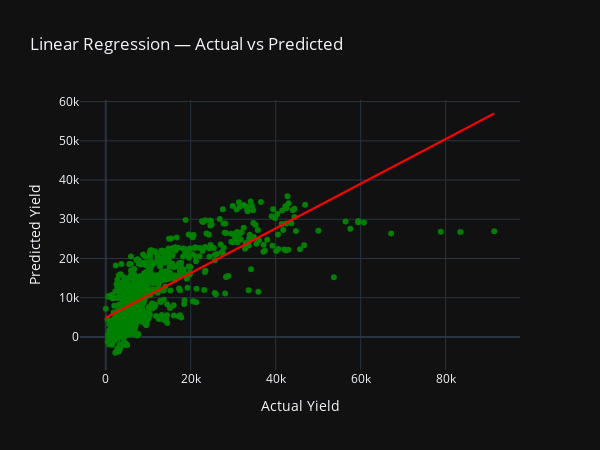
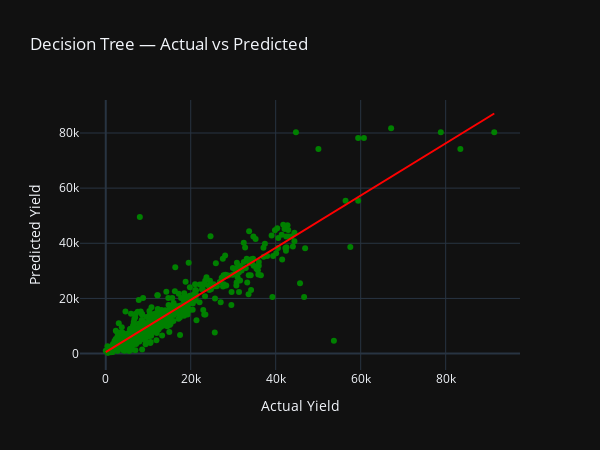
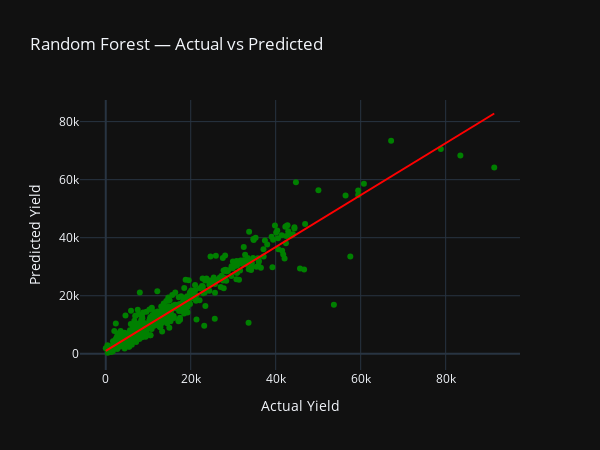
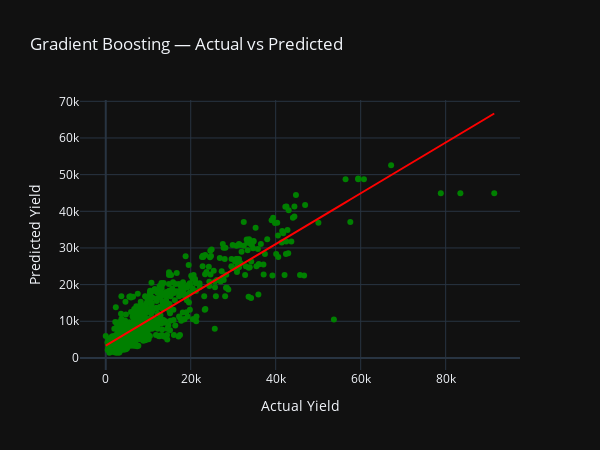

The notebook cell these images were saved under, in order:
### Markdown cell above
# Training and Evaluation

### Code cell
results = []
for name, model in models:
    print(f"\n>>> Training & evaluating: {name}")
    model.fit(x_train, y_train)
    y_pred = model.predict(x_test)
    
    mse = mean_squared_error(y_test, y_pred)
    r2  = r2_score(y_test, y_pred)
    print(f"  MSE = {mse:.2f},  R² = {r2:.3f}")
    results.append((name, mse, r2))
    
    # Build a tiny DataFrame for plotting
    plot_df = pd.DataFrame({
        "Actual":    y_test,
        "Predicted": y_pred
    })

    # Scatter + OLS trendline
    fig = px.scatter(
        plot_df,
        x="Actual",
        y="Predicted",
        title=f"{name} — Actual vs Predicted",
        labels={"Actual":"Actual Yield","Predicted":"Predicted Yield"},
        trendline="ols",
        trendline_color_override='red',
        template="plotly_dark",
        color_discrete_sequence=["green"]
    )
    fig.update_layout(width=600, height=450)
    fig.show()

### Figure 1 — Plotly figure (JSON) as saved in the notebook; plotly's stock layout.template omitted (floating-point values rounded to 4 significant figures; data arrays with more than 128 entries replaced by an {"elided": "..."} marker saying what was removed)
{"data": [{"hovertemplate": "Actual Yield=%{x}<br>Predicted Yield=%{y}<extra></extra>", "legendgroup": "", "marker": {"color": "green", "symbol": "circle"}, "mode": "markers", "name": "", "orientation": "v", "showlegend": false, "type": "scatter", "x": {"elided": "863 float values"}, "xaxis": "x", "y": {"elided": "863 float values"}, "yaxis": "y"}, {"hovertemplate": "<b>OLS trendline</b><br>Predicted = 0.569406 * Actual + 4897.95<br>R<sup>2</sup>=0.575708<br><br>Actual Yield=%{x}<br>Predicted Yield=%{y} <b>(trend)</b><extra></extra>", "legendgroup": "", "line": {"color": "red"}, "marker": {"color": "green", "symbol": "circle"}, "mode": "lines", "name": "", "showlegend": false, "type": "scatter", "x": {"elided": "863 float values"}, "xaxis": "x", "y": {"elided": "863 float values"}, "yaxis": "y"}], "layout": {"height": 450, "legend": {"tracegroupgap": 0}, "title": {"text": "Linear Regression — Actual vs Predicted"}, "width": 600, "xaxis": {"anchor": "y", "domain": [0, 1], "title": {"text": "Actual Yield"}}, "yaxis": {"anchor": "x", "domain": [0, 1], "title": {"text": "Predicted Yield"}}}}

### Figure 2 — Plotly figure (JSON) as saved in the notebook; plotly's stock layout.template omitted (floating-point values rounded to 4 significant figures; data arrays with more than 128 entries replaced by an {"elided": "..."} marker saying what was removed)
{"data": [{"hovertemplate": "Actual Yield=%{x}<br>Predicted Yield=%{y}<extra></extra>", "legendgroup": "", "marker": {"color": "green", "symbol": "circle"}, "mode": "markers", "name": "", "orientation": "v", "showlegend": false, "type": "scatter", "x": {"elided": "863 float values"}, "xaxis": "x", "y": {"elided": "863 float values"}, "yaxis": "y"}, {"hovertemplate": "<b>OLS trendline</b><br>Predicted = 0.946827 * Actual + 496.639<br>R<sup>2</sup>=0.870327<br><br>Actual Yield=%{x}<br>Predicted Yield=%{y} <b>(trend)</b><extra></extra>", "legendgroup": "", "line": {"color": "red"}, "marker": {"color": "green", "symbol": "circle"}, "mode": "lines", "name": "", "showlegend": false, "type": "scatter", "x": {"elided": "863 float values"}, "xaxis": "x", "y": {"elided": "863 float values"}, "yaxis": "y"}], "layout": {"height": 450, "legend": {"tracegroupgap": 0}, "title": {"text": "Decision Tree — Actual vs Predicted"}, "width": 600, "xaxis": {"anchor": "y", "domain": [0, 1], "title": {"text": "Actual Yield"}}, "yaxis": {"anchor": "x", "domain": [0, 1], "title": {"text": "Predicted Yield"}}}}

### Figure 3 — Plotly figure (JSON) as saved in the notebook; plotly's stock layout.template omitted (floating-point values rounded to 4 significant figures; data arrays with more than 128 entries replaced by an {"elided": "..."} marker saying what was removed)
{"data": [{"hovertemplate": "Actual Yield=%{x}<br>Predicted Yield=%{y}<extra></extra>", "legendgroup": "", "marker": {"color": "green", "symbol": "circle"}, "mode": "markers", "name": "", "orientation": "v", "showlegend": false, "type": "scatter", "x": {"elided": "863 float values"}, "xaxis": "x", "y": {"elided": "863 float values"}, "yaxis": "y"}, {"hovertemplate": "<b>OLS trendline</b><br>Predicted = 0.894456 * Actual + 1012.53<br>R<sup>2</sup>=0.927493<br><br>Actual Yield=%{x}<br>Predicted Yield=%{y} <b>(trend)</b><extra></extra>", "legendgroup": "", "line": {"color": "red"}, "marker": {"color": "green", "symbol": "circle"}, "mode": "lines", "name": "", "showlegend": false, "type": "scatter", "x": {"elided": "863 float values"}, "xaxis": "x", "y": {"elided": "863 float values"}, "yaxis": "y"}], "layout": {"height": 450, "legend": {"tracegroupgap": 0}, "title": {"text": "Random Forest — Actual vs Predicted"}, "width": 600, "xaxis": {"anchor": "y", "domain": [0, 1], "title": {"text": "Actual Yield"}}, "yaxis": {"anchor": "x", "domain": [0, 1], "title": {"text": "Predicted Yield"}}}}

### Figure 4 — Plotly figure (JSON) as saved in the notebook; plotly's stock layout.template omitted (floating-point values rounded to 4 significant figures; data arrays with more than 128 entries replaced by an {"elided": "..."} marker saying what was removed)
{"data": [{"hovertemplate": "Actual Yield=%{x}<br>Predicted Yield=%{y}<extra></extra>", "legendgroup": "", "marker": {"color": "green", "symbol": "circle"}, "mode": "markers", "name": "", "orientation": "v", "showlegend": false, "type": "scatter", "x": {"elided": "863 float values"}, "xaxis": "x", "y": {"elided": "863 float values"}, "yaxis": "y"}, {"hovertemplate": "<b>OLS trendline</b><br>Predicted = 0.692527 * Actual + 3354.19<br>R<sup>2</sup>=0.809011<br><br>Actual Yield=%{x}<br>Predicted Yield=%{y} <b>(trend)</b><extra></extra>", "legendgroup": "", "line": {"color": "red"}, "marker": {"color": "green", "symbol": "circle"}, "mode": "lines", "name": "", "showlegend": false, "type": "scatter", "x": {"elided": "863 float values"}, "xaxis": "x", "y": {"elided": "863 float values"}, "yaxis": "y"}], "layout": {"height": 450, "legend": {"tracegroupgap": 0}, "title": {"text": "Gradient Boosting — Actual vs Predicted"}, "width": 600, "xaxis": {"anchor": "y", "domain": [0, 1], "title": {"text": "Actual Yield"}}, "yaxis": {"anchor": "x", "domain": [0, 1], "title": {"text": "Predicted Yield"}}}}
